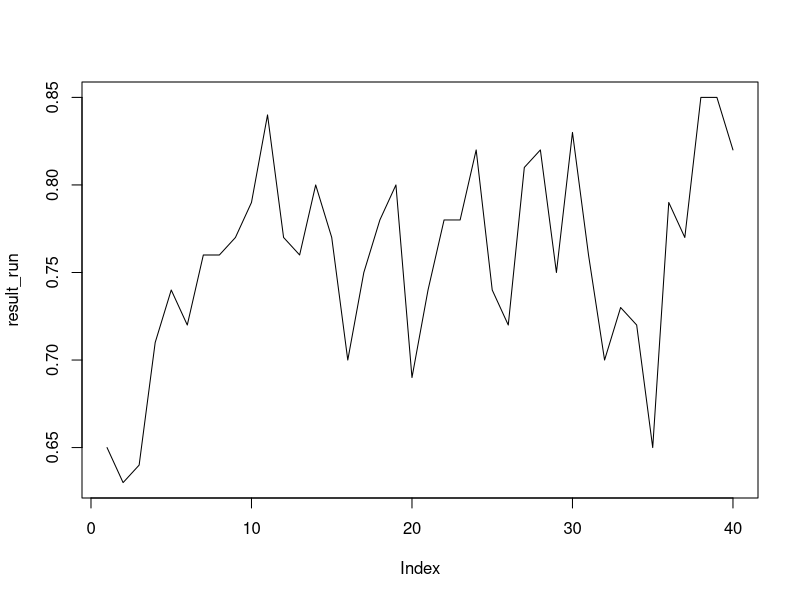

Write the R code that produced this figure. (Note: a time limit stopped this script after it produced the figure.)
# tic tac toe
#TODO: shiny app

library(purrr)

resample <- function(x, ...)
  x[sample.int(length(x), ...)]

num_rows <- 3L
num_cols <- 3L


player_one <- 1L  #(x)
player_two <- -1L #(o)

# initializing the game
initialize <- function(init_state = 0L) {
  board <- matrix(init_state, num_rows, num_cols)
  return(board)
} ## board <- initialize(c(1,-1,0,0,1,0,0,0,-1))


# initializing the value table
initialize_state_value <- function(init_val = 0) {
  value_table <- rep(init_val, 512 * 512)
  value_table[[1]] <- 0.5
  return(value_table)
} ## value_table <- initialize_state_value(NA)


# hashing the board state
state_index <- function(board) {
  power_of_2 <- matrix(2 ^ (0:8), num_rows, num_cols) ## check this in more detail
  state_hash <- sum(power_of_2[board == player_one]) + (512 * sum(power_of_2[board == player_two])) + 1
  
  return(state_hash)
} ## state_index(board)


# returns the reward
reward <- function(board) {
  if (any(colSums(board) == 3L) | any(rowSums(board) == 3L) |
      any(sum(diag(board)) == 3L) |
      any(sum(diag(board[nrow(board):1, ])) == 3L)) {
    return(1)
    
  }
  else if (any(colSums(board) == -3L) | any(rowSums(board) == -3L) |
           any(sum(diag(board)) == -3L) |
           any(sum(diag(board[nrow(board):1, ])) == -3L)) {
    return(0)
  } else if (all(board != 0)) {
    return(0)
  }
  return(0.5)
}  ## reward(board)

# check for end of the game
is_done <- function(board) {
  if (any(colSums(board) == 3L) | any(rowSums(board) == 3L) |
      any(sum(diag(board)) == 3L) |
      any(sum(diag(board[nrow(board):1, ])) == 3L)) {
    return(TRUE) ## for player one
  }
  if (any(colSums(board) == -3L) | any(rowSums(board) == -3L) |
      any(sum(diag(board)) == -3L) |
      any(sum(diag(board[nrow(board):1, ])) == -3L)) {
    return(TRUE)  ## for player two
  } else if (all(board != 0)) {
    return(TRUE)  ## tie
  }
  return(FALSE) ## still games goes on!
}## is_done(board)

# getting and setting value in value table
value_get <- function(value_table, index) {
  return(value_table[[index]])
} ## value_get(value_table, state_index(board))

value_set <- function(value_table, index, value) {
  value_table[[index]] <- value
  invisible(value_table)
} ## value_table <- value_set(value_table, state_index(board), 0.13)

# next possible moves (open positions)
possible_moves <- function(board) {
  return(which(board == 0L))
} ## possible_moves(board)


next_move <- function(board, player, epsilon) {
  legal_moves <- possible_moves(board)
  if (runif(1) > epsilon) {
    # best move and also update the value of that state
    
    # iterating over 'legal_moves' and gathering their values in the 'value_table'
    values_of_legal_moves <-
      #first collecting the next possible states
      purrr::map(
        legal_moves,
        .f = next_state,
        board = board,
        player = player
      ) %>%
      # then calculating their indexes
      map_dbl(.f = state_index) %>%
      # finally getting their values
      map_dbl(.f = value_get, value_table = value_table)
    best_value <- which.max(values_of_legal_moves)
    list <- list("move" = legal_moves[best_value], "is_greedy" = T)
    return(list)
  } else {
    # exploratory move
    list <- list("move" = resample(legal_moves, 1),
                 "is_greedy" = F)
    return(list)
  }
}

# taking action in the board
next_state <- function(board, player, move){
  if (player != 1L & player != -1L)
    ## checking for correct player(+1 for player one and -1 for player two)
    stop("'player' argument in 'next_state()' must be either +1 or -1")
  
  legal_moves <- possible_moves(board)
  
  if(all(legal_moves != move))
    stop("wrong move\n choose a move from 'possible_moves()'")

  board[[move]] <- player
  val <- reward(board)
  index <- state_index(board)

  if (is.na(value_get(value_table, index)))
    value_table <<- value_set(value_table, index, val)
    invisible(board)
}

# print the board
print_board <- function(board) {
  board[board == 1L] <- "X"
  board[board == -1L] <- "O"
  board[board == 0L] <- "--"
  print(board)
} ## print_board(board)


# update the value of the states (update the 'value_table')
value_update <- function(previous_state_index, current_state_index, alpha) {
  previous_state_value <- value_get(value_table, previous_state_index)
  if(is.na(previous_state_value))
    stop("na value")
  current_state_value <- value_get(value_table, current_state_index)
  new_value <- previous_state_value + (alpha * (current_state_value - previous_state_value)) ##the update rule
  # cat("\nvalue: ", new_value, "old_val: ", previous_state_value, "current_s_val: ", current_state_value, "\n")
  value_table <- value_set(value_table, index = previous_state_index, value = new_value)
  invisible(value_table)
}


# play a full game (player_one(X) will learn and player_two(O) will act randomly)
game <- function(eps = 0.01, alpha = 0.5, verbose = F) {
  # message("starting a new game...\n")
  board <- initialize()
  if (verbose)
    print_board(board)
  while (TRUE) {
    old_state_index <- state_index(board)
    player_two_move <- next_move(board, player_two, epsilon = 1)  #epsilon sets to 1 to act randomly
    board <- next_state(board, player = player_two, move = player_two_move$move) #player_two(O) move
    if (is_done(board)) {
      if (verbose)
        print_board(board)
      
      current_state_index <- state_index(board)
      value_table <<- value_update(old_state_index, current_state_index, alpha)
      return(value_get(value_table, current_state_index))
    }
    
    player_one_move <- next_move(board, player = player_one, epsilon = eps)
    board <- next_state(board, player = player_one, move = player_one_move$move)
    if(player_one_move$is_greedy){
      current_state <- state_index(board)
      value_table <<- value_update(old_state_index, current_state, alpha)
    }
    if (verbose)
      print_board(board)
    if (is_done(board)) {
      index <- state_index(board)
      return(value_get(value_table, index))
    }
  }
}


run <- function(num_bins = 40, bin_size = 100, ...){
  value_table <<- initialize_state_value(NA)
  avg <- vector("double", num_bins)
  for(i in seq_len(num_bins)){
    temp <- vector("double", bin_size)
    for(j in seq_len(bin_size))
      temp[[j]] <- game(...)
    avg[[i]] <- print(mean(temp))
  }
  invisible(avg)
} ## run()


runs <- function(num_runs = 10, num_bins = 40, bin_size = 100, ...) {
  ##CAUTION: you should make a global value_table (outside the function)
  mat <- matrix(nrow = num_runs, ncol = num_bins)
  for(i in seq_len(num_runs))
    mat[i, ] <- run(num_bins, bin_size, ...)
  
  print(colMeans(mat))
  invisible(mat)
} ##runs()



## using 'game()':
value_table <- initialize_state_value(NA)
game(verbose = T)

## using 'run()'
result_run <- run(40, 100, eps = 0.01, alpha = 0.5)
plot(result_run, ty= "l")

## using 'runs()'
result_runs <- runs(10, 100, 100, eps = 0.01, alpha = 0.5)
plot(colMeans(result_runs), ty= "l")
